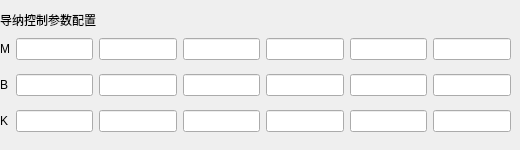
        <widget class="QWidget" name="page_6">
         <widget class="QLabel" name="label_69">
          <property name="geometry">
           <rect>
            <x>0</x>
            <y>10</y>
            <width>131</width>
            <height>19</height>
           </rect>
          </property>
          <property name="text">
           <string>导纳控制参数配置</string>
          </property>
         </widget>
         <widget class="QWidget" name="layoutWidget_16">
          <property name="geometry">
           <rect>
            <x>0</x>
            <y>30</y>
            <width>511</width>
            <height>111</height>
           </rect>
          </property>
          <layout class="QGridLayout" name="gridLayout_2">
           <item row="0" column="0">
            <widget class="QLabel" name="label_64">
             <property name="text">
              <string>M</string>
             </property>
            </widget>
           </item>
           <item row="0" column="1">
            <widget class="QLineEdit" name="lineEdit_adMx"/>
           </item>
           <item row="0" column="2">
            <widget class="QLineEdit" name="lineEdit_adMy"/>
           </item>
           <item row="0" column="3">
            <widget class="QLineEdit" name="lineEdit_adMz"/>
           </item>
           <item row="0" column="4">
            <widget class="QLineEdit" name="lineEdit_adMRr"/>
           </item>
           <item row="0" column="5">
            <widget class="QLineEdit" name="lineEdit_adMRp"/>
           </item>
           <item row="0" column="6">
            <widget class="QLineEdit" name="lineEdit_adMRy"/>
           </item>
           <item row="1" column="0">
            <widget class="QLabel" name="label_65">
             <property name="text">
              <string>B</string>
             </property>
            </widget>
           </item>
           <item row="1" column="1">
            <widget class="QLineEdit" name="lineEdit_adBx"/>
           </item>
           <item row="1" column="2">
            <widget class="QLineEdit" name="lineEdit_adBy"/>
           </item>
           <item row="1" column="3">
            <widget class="QLineEdit" name="lineEdit_adBz"/>
           </item>
           <item row="1" column="4">
            <widget class="QLineEdit" name="lineEdit_adBRr"/>
           </item>
           <item row="1" column="5">
            <widget class="QLineEdit" name="lineEdit_adBRp"/>
           </item>
           <item row="1" column="6">
            <widget class="QLineEdit" name="lineEdit_adBRy"/>
           </item>
           <item row="2" column="0">
            <widget class="QLabel" name="label_66">
             <property name="text">
              <string>K</string>
             </property>
            </widget>
           </item>
           <item row="2" column="1">
            <widget class="QLineEdit" name="lineEdit_adKx"/>
           </item>
           <item row="2" column="2">
            <widget class="QLineEdit" name="lineEdit_adKy"/>
           </item>
           <item row="2" column="3">
            <widget class="QLineEdit" name="lineEdit_adKz"/>
           </item>
           <item row="2" column="4">
            <widget class="QLineEdit" name="lineEdit_adKRr"/>
           </item>
           <item row="2" column="5">
            <widget class="QLineEdit" name="lineEdit_adKRp"/>
           </item>
           <item row="2" column="6">
            <widget class="QLineEdit" name="lineEdit_adKRy"/>
           </item>
          </layout>
         </widget>
        </widget>
